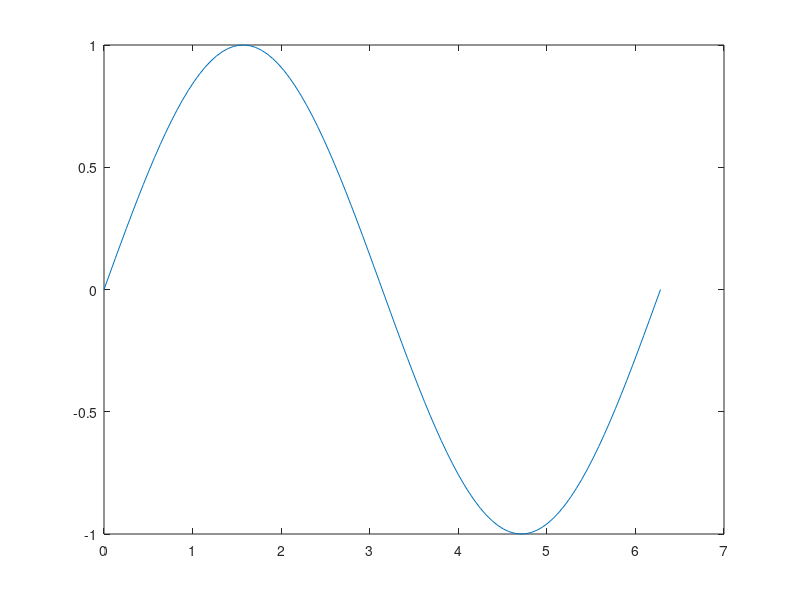
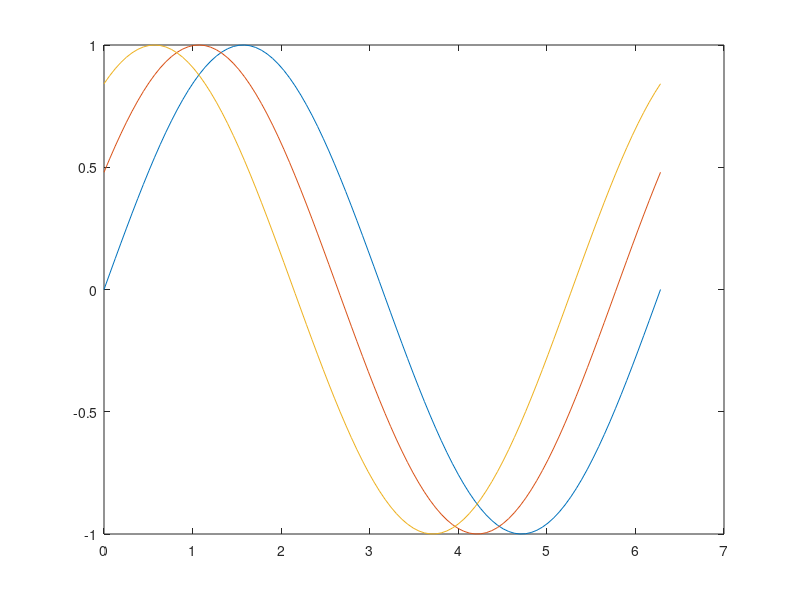
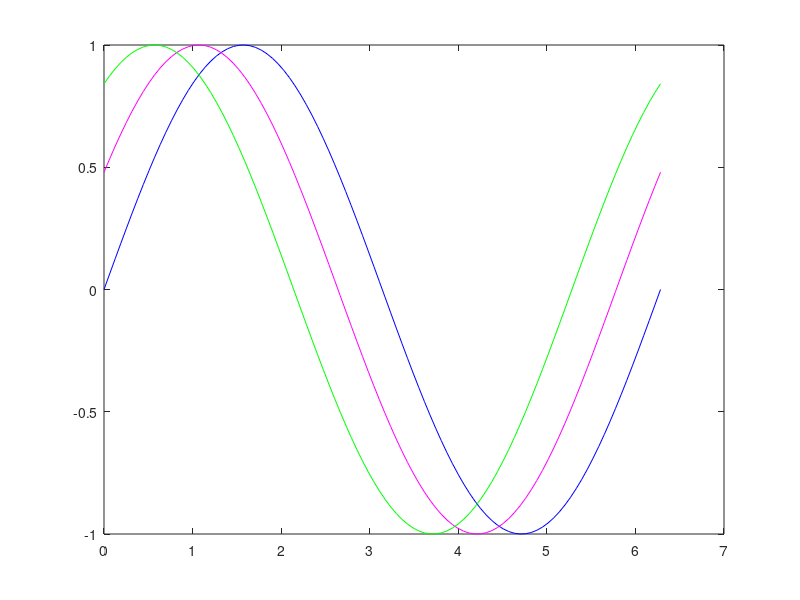
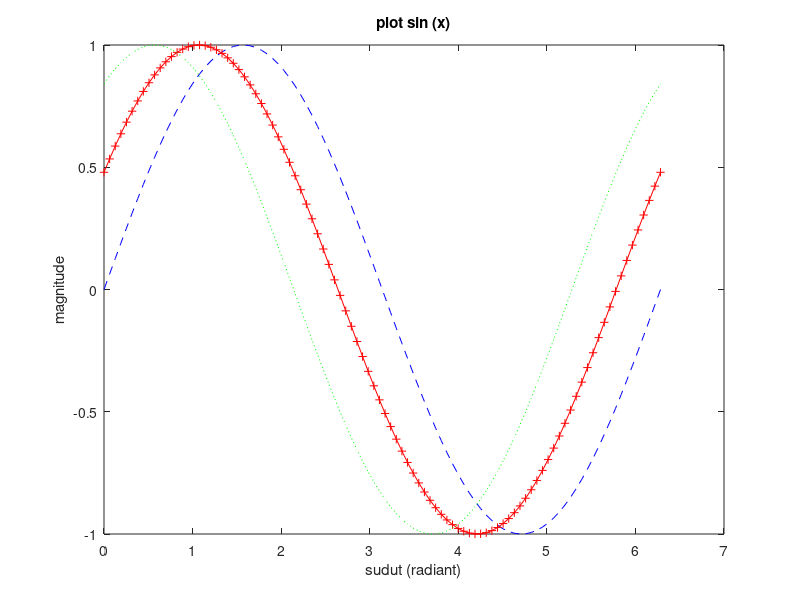

These figures' MATLAB source, in order:
clc
clear

x = linspace (0,2*pi,100); 
%100 data dimulai dari 0 sampai dengan 2xpi(3,14)
y1 = sin (x);
y2 = sin (x+0.5);
y3 = sin (x+1);

figure (1);
plot(x,y1);

%plot multi line
figure(2);
plot(x,y1,x,y2,x,y3);

%plot multi line custom color
figure(3);
plot (x,y1,'b',x,y2,'m',x,y3,'g')

%plot multi lines warna dan tipe garis
figure(4);
plot(x,y1,'b--',x,y2,'r-+',x,y3,'g:')
title('plot sin (x)');
xlabel('sudut (radiant)');
ylabel('magnitude');
